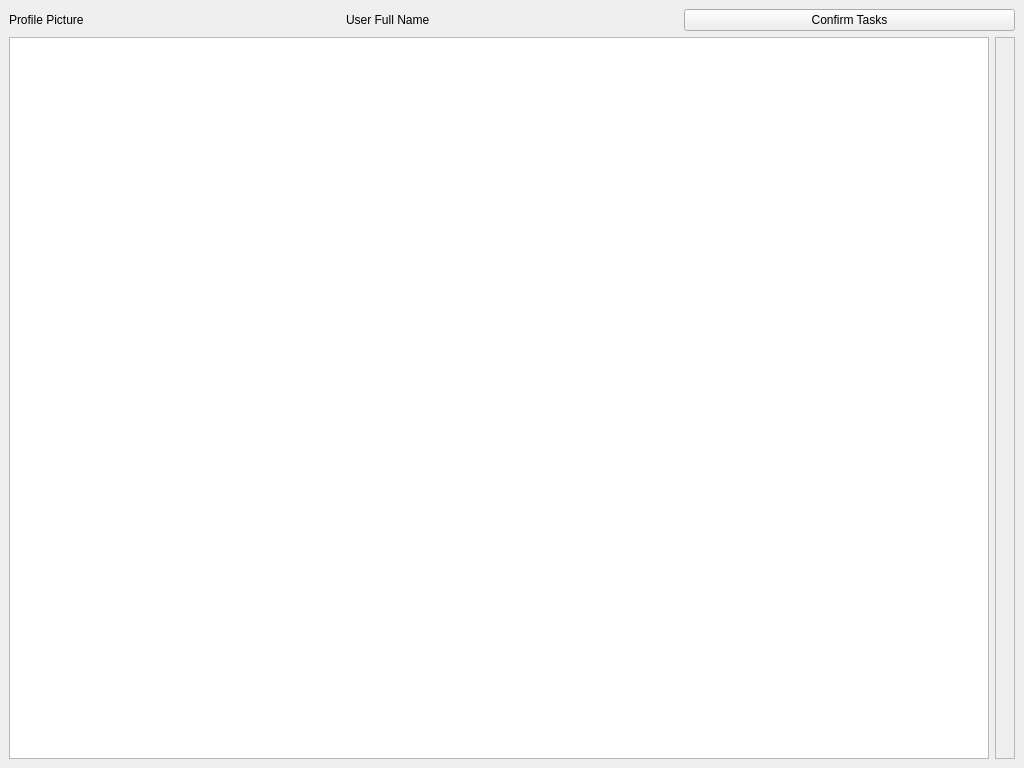
<?xml version="1.0" encoding="UTF-8"?>
<ui version="4.0">
 <class>MainWindow</class>
 <widget class="QMainWindow" name="MainWindow">
  <property name="geometry">
   <rect>
    <x>0</x>
    <y>0</y>
    <width>1024</width>
    <height>768</height>
   </rect>
  </property>
  <widget class="QWidget" name="centralWidget">
   <layout class="QVBoxLayout" name="verticalLayout">
    <item>
     <layout class="QHBoxLayout" name="headerLayout">
      <item>
       <widget class="QLabel" name="profilePicture">
        <property name="text">
         <string>Profile Picture</string>
        </property>
       </widget>
      </item>
      <item>
       <widget class="QLabel" name="userName">
        <property name="text">
         <string>User Full Name</string>
        </property>
       </widget>
      </item>
      <item>
       <widget class="QPushButton" name="confirmButton">
        <property name="text">
         <string>Confirm Tasks</string>
        </property>
       </widget>
      </item>
     </layout>
    </item>
    <item>
     <layout class="QHBoxLayout" name="mainLayout">
      <item>
       <widget class="QListWidget" name="taskList">
        <property name="minimumSize">
         <size>
          <width>200</width>
          <height>0</height>
         </size>
        </property>
       </widget>
      </item>
      <item>
       <widget class="QFrame" name="postContainer1">
        <property name="frameShape">
         <enum>QFrame::StyledPanel</enum>
        </property>
        <property name="frameShadow">
         <enum>QFrame::Raised</enum>
        </property>
        <layout class="QVBoxLayout" name="postLayout1">
         <!-- Add draggable task placeholders here -->
        </layout>
       </widget>
      </item>
      <!-- Add more post containers similarly -->
     </layout>
    </item>
   </layout>
  </widget>
 </widget>
 <resources/>
 <connections/>
</ui>
